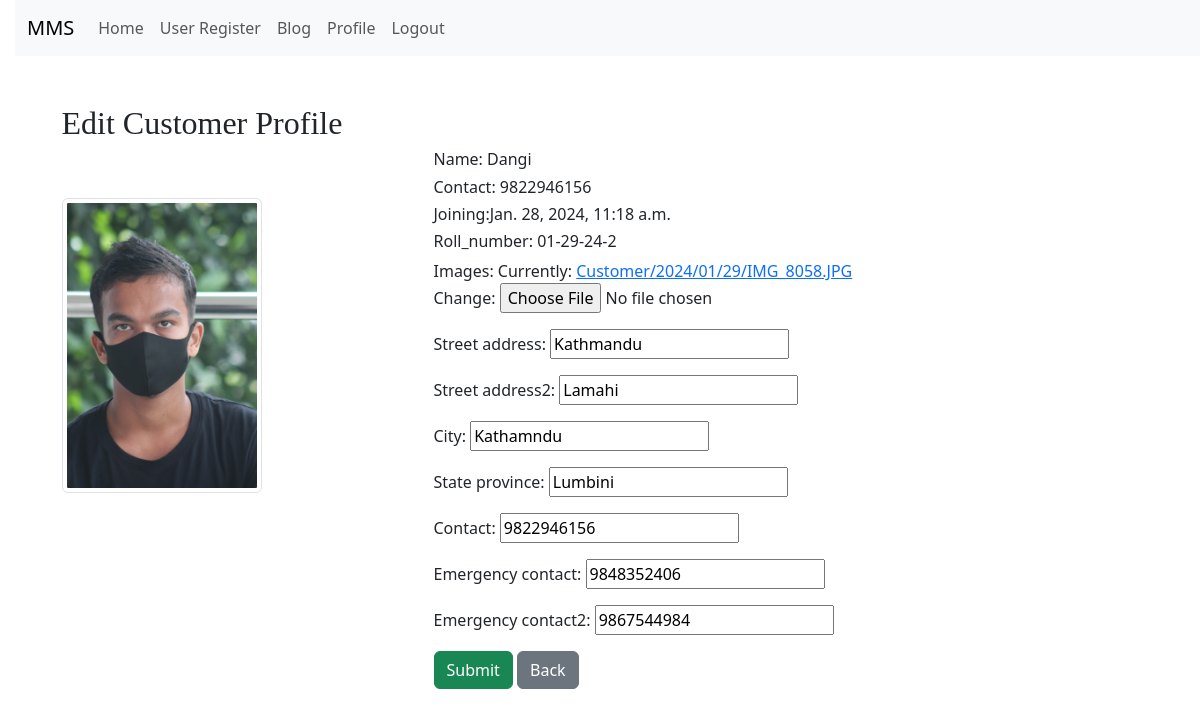
The page /profile_edit/ (signed in) on the database its author committed.
### app/models.py (models this page shows, shortened)
class Customer(models.Model):
    member = models.ForeignKey(User, on_delete=models.CASCADE)
    images = models.ImageField(upload_to="Customer/%Y/%m/%d", blank=False)
    street_address = models.CharField(max_length=255, blank=True, null=True)
    street_address2 = models.CharField(max_length=255, blank=True, null=True)
    city = models.CharField(max_length=100, blank=True, null=True)
    state_province = models.CharField(max_length=100, blank=True, null=True)
    date_of_signature = models.DateTimeField(default=timezone.now)
    contact = models.CharField(max_length=10)
    emergency_contact = models.CharField(max_length=10, blank=True, null=True)
    emergency_contact2 = models.CharField(max_length=10, blank=True, null=True)
    rollnumber = models.CharField(max_length=20, unique=True, editable=False)

### app/views.py (the view, shortened to what this page needs)
# urls.py: path('profile_edit/', CustomerProfileEditView.as_view(), name='profile_edit'),
class CustomerProfileEditView(LoginRequiredMixin, View):
    template_name = "app/customer_profile_edit.html"
    login_url = "/user_login/"
    def get(self, request, *args, **kwargs):
        try:
            customer = get_object_or_404(Customer, member=request.user)
            form = CustomerProfileEditForm(instance=customer)
            return render(
                request, self.template_name, {"form": form, "customer": customer}
            )
        except Http404:
            messages.error(request, "Customer not found.")
            return redirect("home")

### app/forms.py
class CustomerProfileEditForm(forms.ModelForm):
    class Meta:
        model = Customer
        fields = [
            'images',
            'street_address',
            'street_address2',
            'city',
            'state_province',
            'contact',
            'emergency_contact',
            'emergency_contact2',
        ]

### template/app/customer_profile_edit.html (shortened to what this page needs)
{% extends "app/base.html" %}
{% load static %}
{% block content %}
<div class="container mt-5">
     <div class="row justify-content-center">
          <h2>Edit Customer Profile</h2>
          <div class="col-md-4">
               <img src="{{customer.images.url }}" alt="Images" height="200" width="200"
                    class="img-thumbnail  my-5 d-flex">
          </div>
          <div class="col-md-8">
               <h6 class="col-sm-6 form-group form-row">Name: {{ member.first_name }}
                    {{customer.member.last_name}}</h6>
               <h6 class="col-sm-6 form-group form-row">Contact: {{customer.contact}}</h6>
               <h6 class="col-sm-6 form-group form-row">Joining:{{customer.date_of_signature}}</h6>
               <h6 class="col-sm-6 form-group form-row">Roll_number: {{customer.rollnumber}}</h6>
               <form method="post" enctype="multipart/form-data">
                    {{ form.as_p }}
                    <button type="submit" class="btn btn-success">Submit</button>
                    <a href="{% url 'profile' %}" class="btn btn-secondary ">Back</a>
               </form>
          </div>
     </div>
</div>
{% endblock content %}

### static/css/blog.css (style rules this page uses)
body { padding-left: 15px; }
h1, h2, h3, h4 { font-family: "Lobster", cursive; }

### rows shown on the page
Customer: images (picture), member.last_name "Dangi", contact "9822946156", date_of_signature "Jan. 28, 2024, 11:18 a.m.", rollnumber "01-29-24-2", street_address "Kathmandu", street_address2 "Lamahi", city "Kathamndu", state_province "Lumbini", emergency_contact "9848352406", emergency_contact2 "9867544984"
